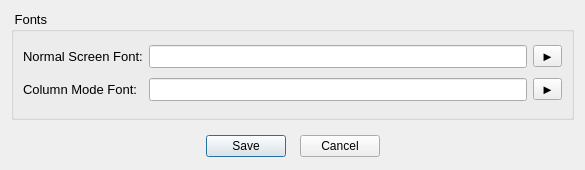
<?xml version="1.0" encoding="UTF-8"?>
<ui version="4.0">
 <class>Dialog_Fonts</class>
 <widget class="QDialog" name="Dialog_Fonts">
  <property name="windowTitle">
   <string>Screen Fonts</string>
  </property>
  <property name="geometry">
   <rect>
    <x>0</x>
    <y>0</y>
    <width>585</width>
    <height>170</height>
   </rect>
  </property>
  <layout class="QVBoxLayout" name="verticalLayout">
   <item>
    <widget class="QGroupBox" name="groupBox_4">
     <property name="title">
      <string> Fonts</string>
     </property>
     <property name="font">
      <font>
       <pointsize>10</pointsize>
      </font>
     </property>
     <layout class="QGridLayout" name="gridLayout_5">
      <property name="bottomMargin">
       <number>11</number>
      </property>
      <item row="4" column="3">
       <widget class="QToolButton" name="fontNormal_TB">
        <property name="text">
         <string>►</string>
        </property>
       </widget>
      </item>
      <item row="11" column="2">
       <widget class="QLineEdit" name="fontColumn">
        <property name="readOnly">
         <bool>true</bool>
        </property>
        <property name="palette">
         <palette>
          <active>
           <colorrole role="PlaceholderText">
            <brush brushstyle="SolidPattern">
             <color alpha="255">
              <red>0</red>
              <green>0</green>
              <blue>255</blue>
             </color>
            </brush>
           </colorrole>
          </active>
          <inactive>
           <colorrole role="PlaceholderText">
            <brush brushstyle="SolidPattern">
             <color alpha="255">
              <red>0</red>
              <green>0</green>
              <blue>255</blue>
             </color>
            </brush>
           </colorrole>
          </inactive>
          <disabled>
           <colorrole role="PlaceholderText">
            <brush brushstyle="SolidPattern">
             <color alpha="255">
              <red>106</red>
              <green>104</green>
              <blue>100</blue>
             </color>
            </brush>
           </colorrole>
          </disabled>
         </palette>
        </property>
        <property name="minimumSize">
         <size>
          <width>350</width>
          <height>0</height>
         </size>
        </property>
       </widget>
      </item>
      <item row="11" column="0">
       <widget class="QLabel" name="label_44">
        <property name="text">
         <string>Column Mode Font:</string>
        </property>
       </widget>
      </item>
      <item row="4" column="0">
       <widget class="QLabel" name="label_43">
        <property name="text">
         <string>Normal Screen Font:</string>
        </property>
       </widget>
      </item>
      <item row="4" column="2">
       <widget class="QLineEdit" name="fontNormal">
        <property name="readOnly">
         <bool>true</bool>
        </property>
        <property name="palette">
         <palette>
          <active>
           <colorrole role="PlaceholderText">
            <brush brushstyle="SolidPattern">
             <color alpha="255">
              <red>0</red>
              <green>0</green>
              <blue>255</blue>
             </color>
            </brush>
           </colorrole>
          </active>
          <inactive>
           <colorrole role="PlaceholderText">
            <brush brushstyle="SolidPattern">
             <color alpha="255">
              <red>0</red>
              <green>0</green>
              <blue>255</blue>
             </color>
            </brush>
           </colorrole>
          </inactive>
          <disabled>
           <colorrole role="PlaceholderText">
            <brush brushstyle="SolidPattern">
             <color alpha="255">
              <red>106</red>
              <green>104</green>
              <blue>100</blue>
             </color>
            </brush>
           </colorrole>
          </disabled>
         </palette>
        </property>
        <property name="minimumSize">
         <size>
          <width>350</width>
          <height>0</height>
         </size>
        </property>
       </widget>
      </item>
      <item row="11" column="3">
       <widget class="QToolButton" name="fontColumn_TB">
        <property name="text">
         <string>►</string>
        </property>
       </widget>
      </item>
     </layout>
    </widget>
   </item>
   <item>
    <spacer name="verticalSpacer_4">
     <property name="sizeType">
      <enum>QSizePolicy::Fixed</enum>
     </property>
     <property name="sizeHint" stdset="0">
      <size>
       <width>20</width>
       <height>8</height>
      </size>
     </property>
     <property name="orientation">
      <enum>Qt::Vertical</enum>
     </property>
    </spacer>
   </item>
   <item>
    <layout class="QHBoxLayout" name="horizontalLayout_102">
     <item>
      <spacer name="horizontalSpacer_103">
       <property name="sizeHint" stdset="0">
        <size>
         <width>10</width>
         <height>20</height>
        </size>
       </property>
       <property name="orientation">
        <enum>Qt::Horizontal</enum>
       </property>
      </spacer>
     </item>
     <item>
      <widget class="QPushButton" name="save_PB">
       <property name="text">
        <string>Save</string>
       </property>
      </widget>
     </item>
     <item>
      <spacer name="horizontalSpacer_104">
       <property name="sizeType">
        <enum>QSizePolicy::Fixed</enum>
       </property>
       <property name="sizeHint" stdset="0">
        <size>
         <width>8</width>
         <height>25</height>
        </size>
       </property>
       <property name="orientation">
        <enum>Qt::Horizontal</enum>
       </property>
      </spacer>
     </item>
     <item>
      <widget class="QPushButton" name="cancel_PB">
       <property name="text">
        <string>Cancel</string>
       </property>
      </widget>
     </item>
     <item>
      <spacer name="horizontalSpacer_105">
       <property name="sizeHint" stdset="0">
        <size>
         <width>10</width>
         <height>20</height>
        </size>
       </property>
       <property name="orientation">
        <enum>Qt::Horizontal</enum>
       </property>
      </spacer>
     </item>
    </layout>
   </item>
  </layout>
 </widget>
 <tabstops>
  <tabstop>fontNormal</tabstop>
  <tabstop>fontNormal_TB</tabstop>
  <tabstop>fontColumn</tabstop>
  <tabstop>fontColumn_TB</tabstop>
  <tabstop>save_PB</tabstop>
  <tabstop>cancel_PB</tabstop>
 </tabstops>
 <resources/>
 <connections/>
</ui>
